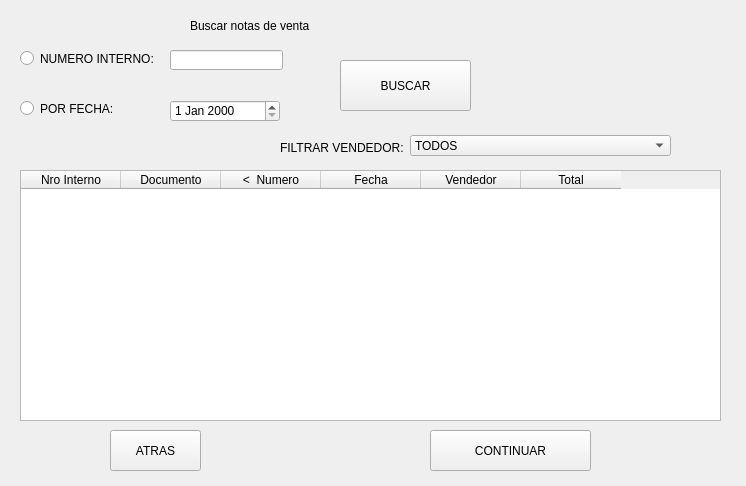
<?xml version="1.0" encoding="UTF-8"?>
<ui version="4.0">
 <class>Form</class>
 <widget class="QWidget" name="Form">
  <property name="geometry">
   <rect>
    <x>0</x>
    <y>0</y>
    <width>746</width>
    <height>486</height>
   </rect>
  </property>
  <property name="windowTitle">
   <string>Busqueda</string>
  </property>
  <property name="styleSheet">
   <string notr="true">font: 10pt &quot;Times New Roman&quot;;</string>
  </property>
  <widget class="QLabel" name="label">
   <property name="geometry">
    <rect>
     <x>190</x>
     <y>10</y>
     <width>231</width>
     <height>31</height>
    </rect>
   </property>
   <property name="styleSheet">
    <string notr="true">font: italic 14pt &quot;Times New Roman&quot;;</string>
   </property>
   <property name="text">
    <string>Buscar notas de venta</string>
   </property>
  </widget>
  <widget class="QLineEdit" name="txt_interno">
   <property name="geometry">
    <rect>
     <x>170</x>
     <y>50</y>
     <width>113</width>
     <height>20</height>
    </rect>
   </property>
  </widget>
  <widget class="QPushButton" name="btn_buscar">
   <property name="geometry">
    <rect>
     <x>340</x>
     <y>60</y>
     <width>131</width>
     <height>51</height>
    </rect>
   </property>
   <property name="text">
    <string>BUSCAR</string>
   </property>
  </widget>
  <widget class="QTableWidget" name="tableWidget">
   <property name="geometry">
    <rect>
     <x>20</x>
     <y>170</y>
     <width>701</width>
     <height>251</height>
    </rect>
   </property>
   <property name="sizePolicy">
    <sizepolicy hsizetype="Expanding" vsizetype="Expanding">
     <horstretch>0</horstretch>
     <verstretch>0</verstretch>
    </sizepolicy>
   </property>
   <property name="iconSize">
    <size>
     <width>50</width>
     <height>20</height>
    </size>
   </property>
   <property name="columnCount">
    <number>6</number>
   </property>
   <attribute name="horizontalHeaderHighlightSections">
    <bool>true</bool>
   </attribute>
   <column>
    <property name="text">
     <string>Nro Interno</string>
    </property>
   </column>
   <column>
    <property name="text">
     <string>Documento</string>
    </property>
   </column>
   <column>
    <property name="text">
     <string>&lt;  Numero</string>
    </property>
   </column>
   <column>
    <property name="text">
     <string>Fecha</string>
    </property>
   </column>
   <column>
    <property name="text">
     <string>Vendedor</string>
    </property>
   </column>
   <column>
    <property name="text">
     <string>Total</string>
    </property>
   </column>
  </widget>
  <widget class="QPushButton" name="btn_crear">
   <property name="geometry">
    <rect>
     <x>430</x>
     <y>430</y>
     <width>161</width>
     <height>41</height>
    </rect>
   </property>
   <property name="text">
    <string>CONTINUAR</string>
   </property>
  </widget>
  <widget class="QRadioButton" name="radio1">
   <property name="geometry">
    <rect>
     <x>20</x>
     <y>50</y>
     <width>141</width>
     <height>17</height>
    </rect>
   </property>
   <property name="text">
    <string>NUMERO INTERNO:</string>
   </property>
  </widget>
  <widget class="QPushButton" name="btn_atras">
   <property name="geometry">
    <rect>
     <x>110</x>
     <y>430</y>
     <width>91</width>
     <height>41</height>
    </rect>
   </property>
   <property name="text">
    <string>ATRAS</string>
   </property>
  </widget>
  <widget class="QRadioButton" name="radio2">
   <property name="geometry">
    <rect>
     <x>20</x>
     <y>100</y>
     <width>131</width>
     <height>17</height>
    </rect>
   </property>
   <property name="text">
    <string>POR FECHA:</string>
   </property>
  </widget>
  <widget class="QDateEdit" name="dateEdit">
   <property name="geometry">
    <rect>
     <x>170</x>
     <y>100</y>
     <width>110</width>
     <height>22</height>
    </rect>
   </property>
  </widget>
  <widget class="QLabel" name="label_2">
   <property name="geometry">
    <rect>
     <x>280</x>
     <y>140</y>
     <width>135</width>
     <height>16</height>
    </rect>
   </property>
   <property name="text">
    <string>FILTRAR VENDEDOR:</string>
   </property>
  </widget>
  <widget class="QComboBox" name="comboBox">
   <property name="geometry">
    <rect>
     <x>410</x>
     <y>135</y>
     <width>261</width>
     <height>21</height>
    </rect>
   </property>
   <item>
    <property name="text">
     <string>TODOS</string>
    </property>
   </item>
  </widget>
 </widget>
 <resources/>
 <connections/>
</ui>
